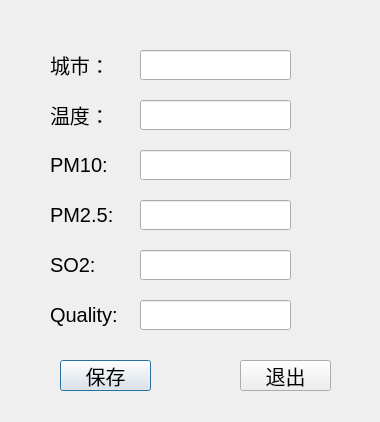
<?xml version="1.0" encoding="UTF-8"?>
<ui version="4.0">
 <class>AddCity</class>
 <widget class="QDialog" name="AddCity">
  <property name="geometry">
   <rect>
    <x>0</x>
    <y>0</y>
    <width>380</width>
    <height>422</height>
   </rect>
  </property>
  <property name="windowTitle">
   <string>Dialog</string>
  </property>
  <widget class="QLineEdit" name="quality">
   <property name="geometry">
    <rect>
     <x>140</x>
     <y>300</y>
     <width>151</width>
     <height>30</height>
    </rect>
   </property>
   <property name="font">
    <font>
     <family>Microsoft YaHei UI</family>
     <pointsize>15</pointsize>
    </font>
   </property>
   <property name="text">
    <string/>
   </property>
  </widget>
  <widget class="QLineEdit" name="so2">
   <property name="geometry">
    <rect>
     <x>140</x>
     <y>250</y>
     <width>151</width>
     <height>30</height>
    </rect>
   </property>
   <property name="font">
    <font>
     <family>Microsoft YaHei UI</family>
     <pointsize>15</pointsize>
    </font>
   </property>
   <property name="text">
    <string/>
   </property>
  </widget>
  <widget class="QLabel" name="label">
   <property name="geometry">
    <rect>
     <x>50</x>
     <y>100</y>
     <width>71</width>
     <height>30</height>
    </rect>
   </property>
   <property name="font">
    <font>
     <family>Microsoft YaHei UI</family>
     <pointsize>15</pointsize>
    </font>
   </property>
   <property name="text">
    <string>温度：</string>
   </property>
  </widget>
  <widget class="QLabel" name="label_2">
   <property name="geometry">
    <rect>
     <x>50</x>
     <y>150</y>
     <width>71</width>
     <height>30</height>
    </rect>
   </property>
   <property name="font">
    <font>
     <family>Microsoft YaHei UI</family>
     <pointsize>15</pointsize>
    </font>
   </property>
   <property name="text">
    <string>PM10:</string>
   </property>
  </widget>
  <widget class="QLabel" name="label_5">
   <property name="geometry">
    <rect>
     <x>50</x>
     <y>300</y>
     <width>71</width>
     <height>30</height>
    </rect>
   </property>
   <property name="font">
    <font>
     <family>Microsoft YaHei UI</family>
     <pointsize>15</pointsize>
    </font>
   </property>
   <property name="text">
    <string>Quality:</string>
   </property>
  </widget>
  <widget class="QLineEdit" name="pm10">
   <property name="geometry">
    <rect>
     <x>140</x>
     <y>150</y>
     <width>151</width>
     <height>30</height>
    </rect>
   </property>
   <property name="font">
    <font>
     <family>Microsoft YaHei UI</family>
     <pointsize>15</pointsize>
    </font>
   </property>
   <property name="text">
    <string/>
   </property>
  </widget>
  <widget class="QLineEdit" name="pm25">
   <property name="geometry">
    <rect>
     <x>140</x>
     <y>200</y>
     <width>151</width>
     <height>30</height>
    </rect>
   </property>
   <property name="font">
    <font>
     <family>Microsoft YaHei UI</family>
     <pointsize>15</pointsize>
    </font>
   </property>
   <property name="text">
    <string/>
   </property>
  </widget>
  <widget class="QLabel" name="label_3">
   <property name="geometry">
    <rect>
     <x>50</x>
     <y>200</y>
     <width>71</width>
     <height>30</height>
    </rect>
   </property>
   <property name="font">
    <font>
     <family>Microsoft YaHei UI</family>
     <pointsize>15</pointsize>
    </font>
   </property>
   <property name="text">
    <string>PM2.5:</string>
   </property>
  </widget>
  <widget class="QLineEdit" name="temp">
   <property name="geometry">
    <rect>
     <x>140</x>
     <y>100</y>
     <width>151</width>
     <height>30</height>
    </rect>
   </property>
   <property name="font">
    <font>
     <family>Microsoft YaHei UI</family>
     <pointsize>15</pointsize>
    </font>
   </property>
   <property name="text">
    <string/>
   </property>
  </widget>
  <widget class="QLabel" name="label_4">
   <property name="geometry">
    <rect>
     <x>50</x>
     <y>250</y>
     <width>71</width>
     <height>30</height>
    </rect>
   </property>
   <property name="font">
    <font>
     <family>Microsoft YaHei UI</family>
     <pointsize>15</pointsize>
    </font>
   </property>
   <property name="text">
    <string>SO2:</string>
   </property>
  </widget>
  <widget class="QLabel" name="label_6">
   <property name="geometry">
    <rect>
     <x>50</x>
     <y>50</y>
     <width>71</width>
     <height>30</height>
    </rect>
   </property>
   <property name="font">
    <font>
     <family>Microsoft YaHei UI</family>
     <pointsize>15</pointsize>
    </font>
   </property>
   <property name="text">
    <string>城市：</string>
   </property>
  </widget>
  <widget class="QLineEdit" name="city">
   <property name="geometry">
    <rect>
     <x>140</x>
     <y>50</y>
     <width>151</width>
     <height>30</height>
    </rect>
   </property>
   <property name="font">
    <font>
     <family>Microsoft YaHei UI</family>
     <pointsize>15</pointsize>
    </font>
   </property>
   <property name="text">
    <string/>
   </property>
  </widget>
  <widget class="QPushButton" name="pushButton">
   <property name="geometry">
    <rect>
     <x>60</x>
     <y>360</y>
     <width>91</width>
     <height>31</height>
    </rect>
   </property>
   <property name="font">
    <font>
     <family>Microsoft YaHei UI</family>
     <pointsize>15</pointsize>
    </font>
   </property>
   <property name="text">
    <string>保存</string>
   </property>
  </widget>
  <widget class="QPushButton" name="pushButton_2">
   <property name="geometry">
    <rect>
     <x>240</x>
     <y>360</y>
     <width>91</width>
     <height>31</height>
    </rect>
   </property>
   <property name="font">
    <font>
     <family>Microsoft YaHei UI</family>
     <pointsize>15</pointsize>
    </font>
   </property>
   <property name="text">
    <string>退出</string>
   </property>
  </widget>
  <widget class="ErrorLabel" name="name_error">
   <property name="geometry">
    <rect>
     <x>140</x>
     <y>20</y>
     <width>111</width>
     <height>31</height>
    </rect>
   </property>
   <property name="font">
    <font>
     <family>Microsoft YaHei UI</family>
     <pointsize>10</pointsize>
     <weight>50</weight>
     <bold>false</bold>
    </font>
   </property>
   <property name="text">
    <string/>
   </property>
  </widget>
 </widget>
 <customwidgets>
  <customwidget>
   <class>ErrorLabel</class>
   <extends>QLabel</extends>
   <header location="global">errorlabel.h</header>
  </customwidget>
 </customwidgets>
 <tabstops>
  <tabstop>city</tabstop>
  <tabstop>temp</tabstop>
  <tabstop>pm10</tabstop>
  <tabstop>pm25</tabstop>
  <tabstop>so2</tabstop>
  <tabstop>quality</tabstop>
  <tabstop>pushButton</tabstop>
  <tabstop>pushButton_2</tabstop>
 </tabstops>
 <resources/>
 <connections/>
</ui>
